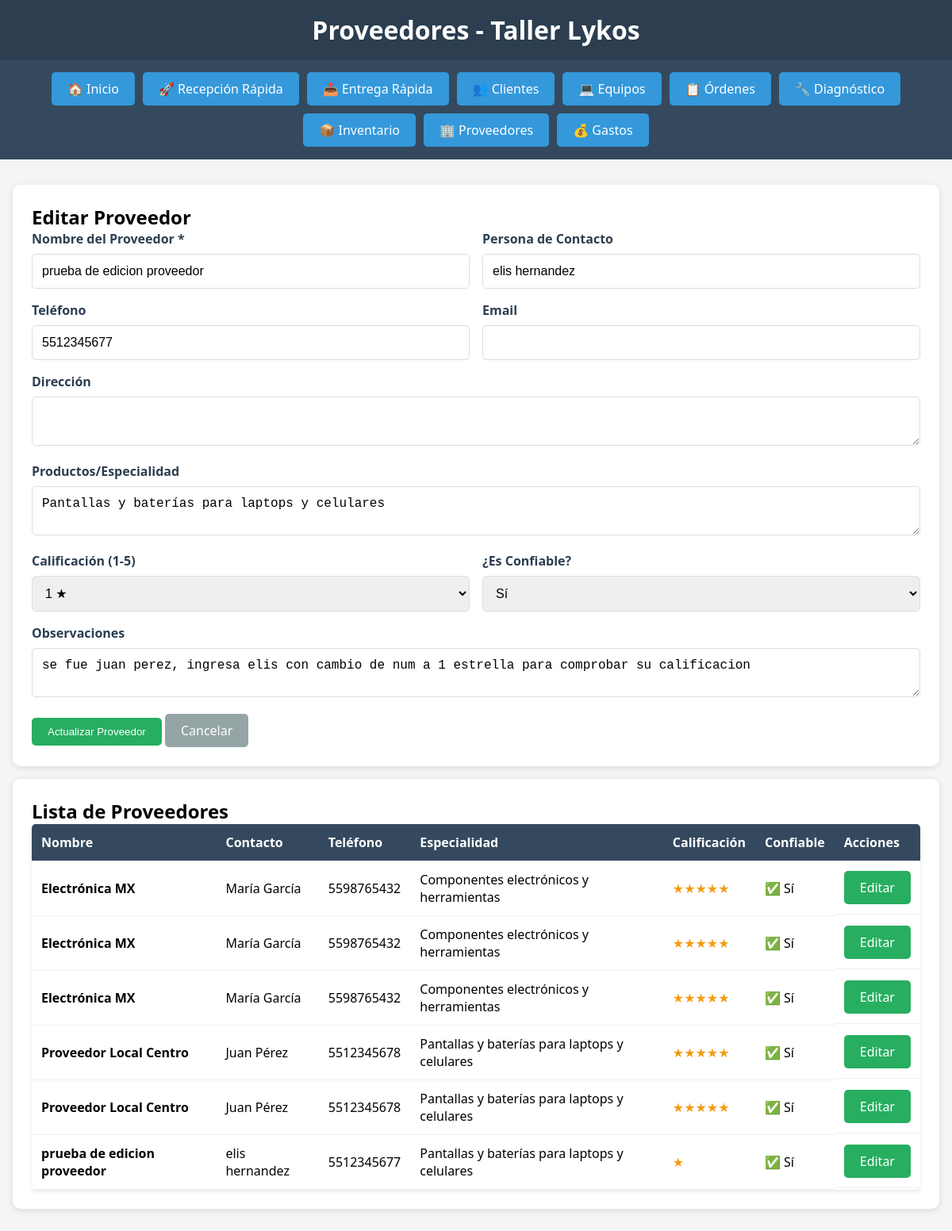
Screenshot of /proveedores.php?editar=1 with the database file from the repository.
### tables this page shows
CREATE TABLE `proveedores` (
  `id_proveedor` int(11) NOT NULL,
  `nombre` varchar(100) NOT NULL,
  `contacto` varchar(100) DEFAULT NULL,
  `telefono` varchar(20) DEFAULT NULL,
  `email` varchar(100) DEFAULT NULL,
  `direccion` text DEFAULT NULL,
  `productos_especialidad` text DEFAULT NULL,
  `calificacion` int(11) DEFAULT 5,
  `confiable` tinyint(4) DEFAULT 1,
  `observaciones` text DEFAULT NULL,
  `fecha_registro` timestamp NOT NULL DEFAULT current_timestamp()
);

### proveedores.php (the view, shortened to what this page needs)
<?php include 'config.php'; ?>
<!DOCTYPE html>
<html lang="es">
<head>
</head>
<body>
    <div class="header">
        <h1>Proveedores - Taller Lykos</h1>
    </div>
    <?php include 'nav.php'; ?>
    <div class="container">
        <div class="card">
            <h2><?php echo isset($_GET['editar']) ? 'Editar Proveedor' : 'Nuevo Proveedor'; ?></h2>
            <form method="POST" action="guardar_proveedor.php">
                <?php
                $proveedor = null;
                if(isset($_GET['editar'])) {
                    $stmt = $pdo->prepare("SELECT * FROM proveedores WHERE id_proveedor = ?");
                    $stmt->execute([$_GET['editar']]);
                    $proveedor = $stmt->fetch();
                }
                ?>
                <div class="grid-2">
                    <div class="form-group">
                        <label>Nombre del Proveedor *</label>
                        <input type="text" name="nombre" class="form-control" value="<?php echo $proveedor ? $proveedor['nombre'] : ''; ?>" required>
                    </div>
                    <div class="form-group">
                        <label>Persona de Contacto</label>
                        <input type="text" name="contacto" class="form-control" value="<?php echo $proveedor ? $proveedor['contacto'] : ''; ?>">
                    </div>
                </div>
                <div class="grid-2">
                    <div class="form-group">
                        <label>Teléfono</label>
                        <input type="text" name="telefono" class="form-control" value="<?php echo $proveedor ? $proveedor['telefono'] : ''; ?>">
                    </div>
                    <div class="form-group">
                        <label>Email</label>
                        <input type="email" name="email" class="form-control" value="<?php echo $proveedor ? $proveedor['email'] : ''; ?>">
                    </div>
                </div>
                <div class="form-group">
                    <label>Dirección</label>
                    <textarea name="direccion" class="form-control" rows="2"><?php echo $proveedor ? $proveedor['direccion'] : ''; ?></textarea>
                </div>
                <div class="form-group">
                    <label>Productos/Especialidad</label>
                    <textarea name="productos_especialidad" class="form-control" rows="2" placeholder="Qué productos ofrece..."><?php echo $proveedor ? $proveedor['productos_especialidad'] : ''; ?></textarea>
                </div>
                <div class="grid-2">
                    <div class="form-group">
                        <label>Calificación (1-5)</label>
                        <select name="calificacion" class="form-control">
                            <?php for($i=1; $i<=5; $i++): ?>
                                <option value="<?php echo $i; ?>" <?php echo $proveedor && $proveedor['calificacion'] == $i ? 'selected' : ''; ?>>
                                    <?php echo $i; ?> <?php echo str_repeat('★', $i); ?>
                                </option>
                            <?php endfor; ?>
                        </select>
                    </div>
                    <div class="form-group">
                        <label>¿Es Confiable?</label>
                        <select name="confiable" class="form-control">
                            <option value="1" <?php echo $proveedor && $proveedor['confiable'] ? 'selected' : ''; ?>>Sí</option>
                        </select>
                    </div>
                </div>
                <div class="form-group">
                    <label>Observaciones</label>
                    <textarea name="observaciones" class="form-control" rows="2"><?php echo $proveedor ? $proveedor['observaciones'] : ''; ?></textarea>
                </div>
                <button type="submit" class="btn"><?php echo $proveedor ? 'Actualizar' : 'Guardar'; ?> Proveedor</button>
                <?php if($proveedor): ?>
                    <a href="proveedores.php" class="btn" style="background: #95a5a6;">Cancelar</a>
                <?php endif; ?>
            </form>
        </div>
        <div class="card">
            <h2>Lista de Proveedores</h2>
            <table>
                <thead>
                    <tr>
                        <th>Nombre</th>
                        <th>Contacto</th>
                        <th>Teléfono</th>
                        <th>Especialidad</th>
                        <th>Calificación</th>
                        <th>Confiable</th>
                        <th>Acciones</th>
                    </tr>
                </thead>
                <tbody>
                    <?php
                    $stmt = $pdo->query("SELECT * FROM proveedores ORDER BY nombre");
                    while($proveedor = $stmt->fetch()) {
                        $confiable = $proveedor['confiable'] ? '✅ Sí' : '❌ No';
                        echo "
                        <tr>
                            <td><strong>{$proveedor['nombre']}</strong></td>
                            <td>{$proveedor['contacto']}</td>
                            <td>{$proveedor['telefono']}</td>
                            <td>{$proveedor['productos_especialidad']}</td>
                            <td class='rating'>" . str_repeat('★', $proveedor['calificacion']) . "</td>
                            <td>$confiable</td>
                            <td class='actions'>
                                <a href='proveedores.php?editar={$proveedor['id_proveedor']}' class='btn'>Editar</a>
                            </td>
                        </tr>";
                    }
                    ?>
                </tbody>
            </table>
        </div>
    </div>
</body>
</html>

### proveedores.php (style rules this page uses)
* { margin: 0; padding: 0; box-sizing: border-box; }
body { font-family: 'Segoe UI', Tahoma, Geneva, Verdana, sans-serif; background: #f5f5f5; }
.header { background: #2c3e50; color: white; padding: 1rem; text-align: center; }
.container { max-width: 1200px; margin: 2rem auto; padding: 0 1rem; }
.card { background: white; padding: 1.5rem; border-radius: 10px; box-shadow: 0 2px 10px rgba(0,0,0,0.1); margin-bottom: 1rem; }
.form-group { margin-bottom: 1rem; }
.form-group label { display: block; margin-bottom: 0.5rem; font-weight: bold; color: #2c3e50; }
.form-control { width: 100%; padding: 0.75rem; border: 1px solid #ddd; border-radius: 5px; font-size: 1rem; }
.btn { padding: 10px 20px; background: #27ae60; color: white; border: none; border-radius: 5px; cursor: pointer; text-decoration: none; display: inline-block; }
table { width: 100%; border-collapse: collapse; background: white; border-radius: 5px; overflow: hidden; box-shadow: 0 2px 5px rgba(0,0,0,0.1); }
th, td { padding: 12px; text-align: left; border-bottom: 1px solid #ecf0f1; }
th { background: #34495e; color: white; }
.actions { display: flex; gap: 5px; }
.grid-2 { display: grid; grid-template-columns: 1fr 1fr; gap: 1rem; }
.rating { color: #f39c12; }

### rows the page displays
proveedores: nombre "prueba de edicion proveedor", contacto "elis hernandez", telefono "5512345677", productos_especialidad "Pantallas y baterías para laptops y celulares", calificacion "1 ★", confiable "Sí", observaciones "se fue juan perez, ingresa elis con cambio de num a 1 estrella para comprobar su calificacion", calificacion "★", confiable "✅ Sí"
proveedores: nombre "Electrónica MX", contacto "María García", telefono "5598765432", productos_especialidad "Componentes electrónicos y herramientas", calificacion "★★★★★", confiable "✅ Sí"
proveedores: nombre "Electrónica MX", contacto "María García", telefono "5598765432", productos_especialidad "Componentes electrónicos y herramientas", calificacion "★★★★★", confiable "✅ Sí"
proveedores: nombre "Electrónica MX", contacto "María García", telefono "5598765432", productos_especialidad "Componentes electrónicos y herramientas", calificacion "★★★★★", confiable "✅ Sí"
proveedores: nombre "Proveedor Local Centro", contacto "Juan Pérez", telefono "5512345678", productos_especialidad "Pantallas y baterías para laptops y celulares", calificacion "★★★★★", confiable "✅ Sí"
proveedores: nombre "Proveedor Local Centro", contacto "Juan Pérez", telefono "5512345678", productos_especialidad "Pantallas y baterías para laptops y celulares", calificacion "★★★★★", confiable "✅ Sí"
